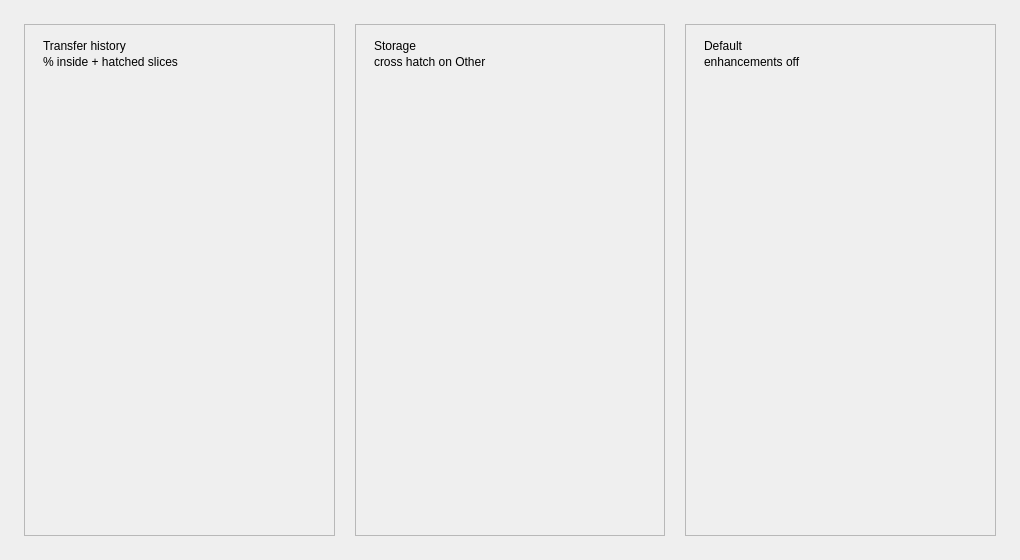
<?xml version="1.0" encoding="UTF-8"?>
<ui version="4.0">
 <class>MainWindow</class>
 <widget class="QMainWindow" name="MainWindow">
  <property name="geometry">
   <rect>
    <x>0</x>
    <y>0</y>
    <width>1020</width>
    <height>560</height>
   </rect>
  </property>
  <property name="windowTitle">
   <string>QCustomPieChart — % callouts + hatch</string>
  </property>
  <widget class="QWidget" name="centralwidget">
   <layout class="QHBoxLayout" name="mainRow" stretch="1,1,1">
    <property name="leftMargin">
     <number>24</number>
    </property>
    <property name="topMargin">
     <number>24</number>
    </property>
    <property name="rightMargin">
     <number>24</number>
    </property>
    <property name="bottomMargin">
     <number>24</number>
    </property>
    <property name="spacing">
     <number>20</number>
    </property>
    <item>
     <widget class="QFrame" name="transferCard">
      <property name="frameShape">
       <enum>QFrame::StyledPanel</enum>
      </property>
      <layout class="QVBoxLayout" name="transferCardLayout" stretch="0,0,0,1">
       <property name="leftMargin">
        <number>18</number>
       </property>
       <property name="topMargin">
        <number>14</number>
       </property>
       <property name="rightMargin">
        <number>18</number>
       </property>
       <property name="bottomMargin">
        <number>14</number>
       </property>
       <property name="spacing">
        <number>2</number>
       </property>
       <item>
        <widget class="QLabel" name="transferTitle">
         <property name="text">
          <string>Transfer history</string>
         </property>
        </widget>
       </item>
       <item>
        <widget class="QLabel" name="transferSub">
         <property name="text">
          <string>% inside + hatched slices</string>
         </property>
        </widget>
       </item>
       <item>
        <spacer name="transferSpacer">
         <property name="orientation">
          <enum>Qt::Vertical</enum>
         </property>
         <property name="sizeType">
          <enum>QSizePolicy::Fixed</enum>
         </property>
         <property name="sizeHint" stdset="0">
          <size>
           <width>0</width>
           <height>6</height>
          </size>
         </property>
        </spacer>
       </item>
       <item>
        <widget class="QCustomPieChart" name="transferPie" native="true">
         <property name="sizePolicy">
          <sizepolicy hsizetype="Expanding" vsizetype="Expanding">
           <horstretch>0</horstretch>
           <verstretch>1</verstretch>
          </sizepolicy>
         </property>
        </widget>
       </item>
      </layout>
     </widget>
    </item>
    <item>
     <widget class="QFrame" name="storageCard">
      <property name="frameShape">
       <enum>QFrame::StyledPanel</enum>
      </property>
      <layout class="QVBoxLayout" name="storageCardLayout" stretch="0,0,0,1">
       <property name="leftMargin">
        <number>18</number>
       </property>
       <property name="topMargin">
        <number>14</number>
       </property>
       <property name="rightMargin">
        <number>18</number>
       </property>
       <property name="bottomMargin">
        <number>14</number>
       </property>
       <property name="spacing">
        <number>2</number>
       </property>
       <item>
        <widget class="QLabel" name="storageTitle">
         <property name="text">
          <string>Storage</string>
         </property>
        </widget>
       </item>
       <item>
        <widget class="QLabel" name="storageSub">
         <property name="text">
          <string>cross hatch on Other</string>
         </property>
        </widget>
       </item>
       <item>
        <spacer name="storageSpacer">
         <property name="orientation">
          <enum>Qt::Vertical</enum>
         </property>
         <property name="sizeType">
          <enum>QSizePolicy::Fixed</enum>
         </property>
         <property name="sizeHint" stdset="0">
          <size>
           <width>0</width>
           <height>6</height>
          </size>
         </property>
        </spacer>
       </item>
       <item>
        <widget class="QCustomPieChart" name="storagePie" native="true">
         <property name="sizePolicy">
          <sizepolicy hsizetype="Expanding" vsizetype="Expanding">
           <horstretch>0</horstretch>
           <verstretch>1</verstretch>
          </sizepolicy>
         </property>
        </widget>
       </item>
      </layout>
     </widget>
    </item>
    <item>
     <widget class="QFrame" name="defaultCard">
      <property name="frameShape">
       <enum>QFrame::StyledPanel</enum>
      </property>
      <layout class="QVBoxLayout" name="defaultCardLayout" stretch="0,0,0,1">
       <property name="leftMargin">
        <number>18</number>
       </property>
       <property name="topMargin">
        <number>14</number>
       </property>
       <property name="rightMargin">
        <number>18</number>
       </property>
       <property name="bottomMargin">
        <number>14</number>
       </property>
       <property name="spacing">
        <number>2</number>
       </property>
       <item>
        <widget class="QLabel" name="defaultTitle">
         <property name="text">
          <string>Default</string>
         </property>
        </widget>
       </item>
       <item>
        <widget class="QLabel" name="defaultSub">
         <property name="text">
          <string>enhancements off</string>
         </property>
        </widget>
       </item>
       <item>
        <spacer name="defaultSpacer">
         <property name="orientation">
          <enum>Qt::Vertical</enum>
         </property>
         <property name="sizeType">
          <enum>QSizePolicy::Fixed</enum>
         </property>
         <property name="sizeHint" stdset="0">
          <size>
           <width>0</width>
           <height>6</height>
          </size>
         </property>
        </spacer>
       </item>
       <item>
        <widget class="QCustomPieChart" name="defaultPie" native="true">
         <property name="sizePolicy">
          <sizepolicy hsizetype="Expanding" vsizetype="Expanding">
           <horstretch>0</horstretch>
           <verstretch>1</verstretch>
          </sizepolicy>
         </property>
        </widget>
       </item>
      </layout>
     </widget>
    </item>
   </layout>
  </widget>
 </widget>
 <customwidgets>
  <customwidget>
   <class>QCustomPieChart</class>
   <extends>QWidget</extends>
   <header>Custom_Widgets.QCustomCharts.QCustomPieChart</header>
   <container>0</container>
  </customwidget>
 </customwidgets>
 <resources/>
 <connections/>
</ui>
